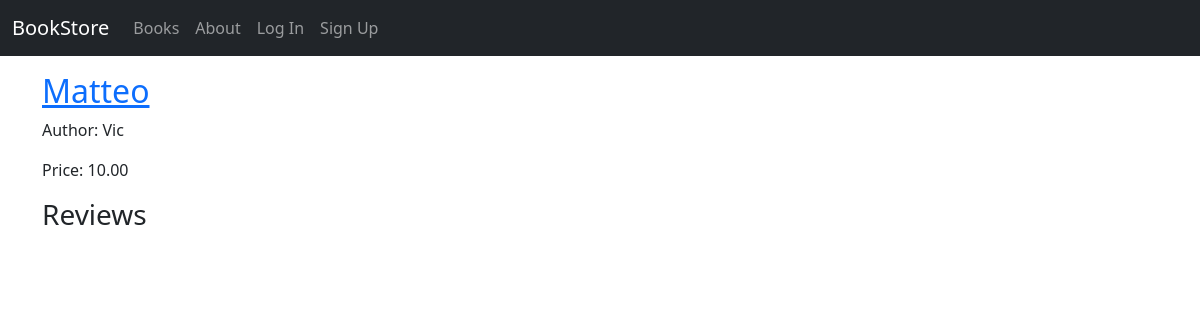
/books/1/, run on an earlier commit of the app's database.
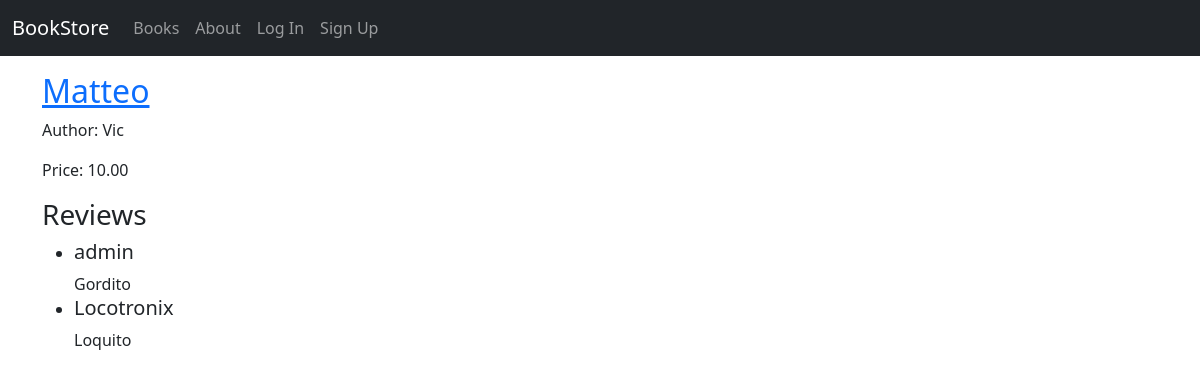
And on a later commit of the database.
### books/models.py (models this page shows, shortened)
class Book(models.Model):
    title = models.CharField(max_length=200)
    author = models.CharField(max_length=100)
    description = models.TextField()
    price = models.DecimalField(max_digits=10, decimal_places=2)
    created_at = models.DateTimeField(auto_now_add=True)
    updated_at = models.DateTimeField(auto_now=True)
    cover = models.ImageField(upload_to='covers/', blank=True)

class Review(models.Model):
    book = models.ForeignKey(Book, on_delete=models.CASCADE, related_name='reviews')
    review = models.CharField(max_length=300)
    author = models.ForeignKey(get_user_model(), on_delete=models.CASCADE)

### accounts/models.py (models this page shows)
class CustomUser(AbstractUser):
    pass

### books/views.py (the view)
# urls.py: path('<int:pk>/', BookDetailView.as_view(), name='book_detail')
class BookDetailView(DetailView):
    model = Book
    template_name = 'books/book_detail.html'

### templates/books/book_detail.html (shortened to what this page needs)
{% extends "_base.html" %}
{% block content %}
    <div class="book-detail">
        <h2><a href="">{{ book.title }}</a></h2>
        <p>Author: {{ book.author }}</p>
        <p>Price: {{ book.price }}</p>
        <div>
            <h3>Reviews</h3>
            <ul>
                {% for review in book.reviews.all %}
                    <li> <h5>{{ review.author }}</h5> {{ review.review }} </li>
                {% endfor %}
            </ul>
        </div>
    </div>
{% endblock content %}

### templates/_base.html (shortened to what this page needs)
{% load static %}
<!DOCTYPE html>
<html lang="en">
<head>
    <link rel="stylesheet" href="https://cdn.jsdelivr.net/npm/bootstrap@5.3.3/dist/css/bootstrap.min.css">
    <link rel="stylesheet" href="{% static 'css/base.css' %}">
</head>
<body>
    <nav class="navbar navbar-expand-md navbar-dark fixed-top bg-dark">
        <div class="container-fluid">
            <a class="navbar-brand" href="{% url 'home' %}">BookStore</a>
            <div class="collapse navbar-collapse" id="navbarCollapse">
                <ul class="navbar-nav me-auto mb-2 mb-md-0">
                    <li class="nav-item">
                        <a class="nav-link" href="{% url 'book_list' %}">Books</a>
                    </li>
                    <li class="nav-item">
                        <a class="nav-link" href="{% url 'about' %}">About</a>
                    </li>
                {% if user.is_authenticated %}
                    <li class="nav-item">
                        <form action="{% url 'logout' %}" method="post">
                            {% csrf_token %}
                            <input class="nav-link" type="submit" value="Log Out">
                        </form>
                    </li>
                {% else %}
                    <li class="nav-item">
                        <a class="nav-link" href="{% url 'login' %}">Log In</a>
                    </li>
                    <li class="nav-item">
                        <a class="nav-link" href="{% url 'signup' %}">Sign Up</a>
                    </li>
                {% endif %}
            </ul>
            </div>
        </div>
    </nav>
    <main class="container">
        {% block content %}
        {% endblock content %}
    </main>
</body>
</html>

### static/css/base.css (style rules this page uses)
body { min-height: 75rem; padding-top: 4.5rem; }

What changed in the data, as far as the page shows it:
added Review: author "admin", review "Gordito"
added Review: author "Locotronix", review "Loquito"
